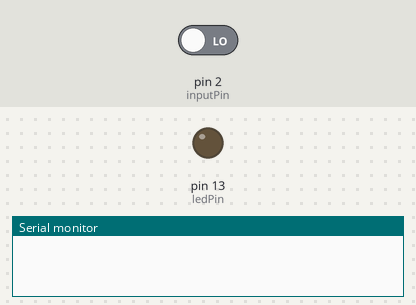
The sketch below on a simulated Arduino Uno, built with avr-gcc and run on an emulated ATmega328P. On the bench: output pins drawn as LEDs (lit = HIGH), the last lines printed to the serial monitor. Inputs (shaded band) come from the test bench; at power-on: pin 2 (inputPin) LOW. Storage starts empty.

Above: at 1.2 s.
1.3 s: pin 2 (inputPin) driven HIGH
At 1.6 s:
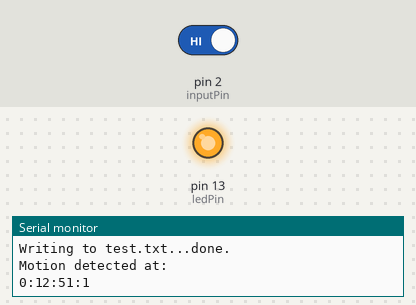
2.8 s: pin 2 (inputPin) driven LOW
At 3.5 s:
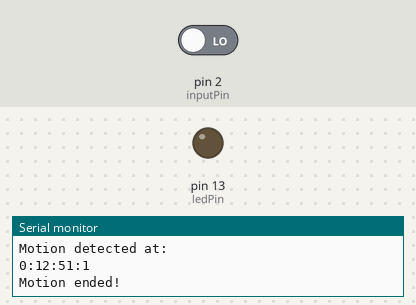
Timing chart, 0 to 5.8 s (numbered marks = the images above; inputs shaded):
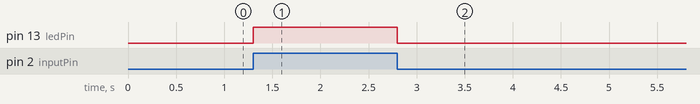

The sketch:

motion.ino
```cpp
//time keeper Written by Ruben Marc Speybrouck
//used to write motion detection to an sdcard without the need for an external RTC module

#include <SPI.h>
#include <SD.h>

unsigned long timeNow = 0;
unsigned long timeLast = 0;

//Time start Settings:

int startingHour = 12; // set your starting hour here, not below at int hour. This ensures accurate daily correction of time

int seconds = 0;
int minutes = 51;
int hours = startingHour;
int days = 0;

//Accuracy settings

int dailyErrorFast = 0; // set the average number of milliseconds your microcontroller's time is fast on a daily basis
int dailyErrorBehind = 0; // set the average number of milliseconds your microcontroller's time is behind on a daily basis

int correctedToday = 1; // do not change this variable, one means that the time has already been corrected today for the error in your boards crystal. This is true for the first day because you just set the time when you uploaded the sketch.

int ledPin = 13;                // choose the pin for the LED
int inputPin = 2;               // choose the input pin (for PIR sensor)
int pirState = LOW;             // we start, assuming no motion detected
int val = 0;                    // variable for reading the pin status

File myFile;
void setup() {

   pinMode(ledPin, OUTPUT);      // declare LED as output
  pinMode(inputPin, INPUT);     // declare sensor as input
Serial.begin(9600);

}


void loop() {
  // put your main code here, to run repeatedly:
timeNow = millis()/1000; // the number of milliseconds that have passed since boot
seconds = timeNow - timeLast;//the number of seconds that have passed since the last time 60 seconds was reached.


if (seconds == 60) {
  timeLast = timeNow;
  minutes = minutes + 1;
}

//if one minute has passed, start counting milliseconds from zero again and add one minute to the clock.

if (minutes == 60){
  minutes = 0;
  hours = hours + 1;
}

// if one hour has passed, start counting minutes from zero and add one hour to the clock

if (hours == 24){
  hours = 0;
  days = days + 1;
  }

  //if 24 hours have passed , add one day

if (hours ==(24 - startingHour) && correctedToday == 0){
  delay(dailyErrorFast*1000);
  seconds = seconds + dailyErrorBehind;
  correctedToday = 1;
}

//every time 24 hours have passed since the initial starting time and it has not been reset this day before, add milliseconds or delay the progran with some milliseconds.
//Change these varialbes according to the error of your board.
// The only way to find out how far off your boards internal clock is, is by uploading this sketch at exactly the same time as the real time, letting it run for a few days
// and then determine how many seconds slow/fast your boards internal clock is on a daily average. (24 hours).

if (hours == 24 - startingHour + 2) {
  correctedToday = 0;
}

//let the sketch know that a new day has started for what concerns correction, if this line was not here the arduiono
// would continue to correct for an entire hour that is 24 - startingHour.

val = digitalRead(inputPin);  // read input value
  if (val == HIGH) {            // check if the input is HIGH
    digitalWrite(ledPin, HIGH);  // turn LED ON
    if (pirState == LOW) {
      // we have just turned on

       myFile = SD.open("capture.txt", FILE_WRITE);
       if (myFile) {
        Serial.print("Writing to test.txt...");
     myFile.println("Motion detected at: ");
      myFile.print(days);
      myFile.print(":");
      myFile.print(hours);
      myFile.print(":");
      myFile.print(minutes);
      myFile.print(":");
      myFile.println(seconds);
    // close the file:
    myFile.close();
    Serial.println("done.");
  } else {
    // if the file didn't open, print an error:
    Serial.println("error opening test.txt");
  }
      Serial.println("Motion detected at: ");
      Serial.print(days);
      Serial.print(":");
      Serial.print(hours);
      Serial.print(":");
      Serial.print(minutes);
      Serial.print(":");
      Serial.println(seconds);
      // We only want to print on the output change, not state
      pirState = HIGH;
    }
  } else {
    digitalWrite(ledPin, LOW); // turn LED OFF
    if (pirState == HIGH){
      // we have just turned of
      Serial.println("Motion ended!");
      // We only want to print on the output change, not state
      pirState = LOW;
    }
  }


}
```

Measured:
- after the input at 1.3 s, pin 13 (ledPin): LOW → HIGH at once
- after the input at 2.8 s, pin 13 (ledPin): HIGH → LOW at once
